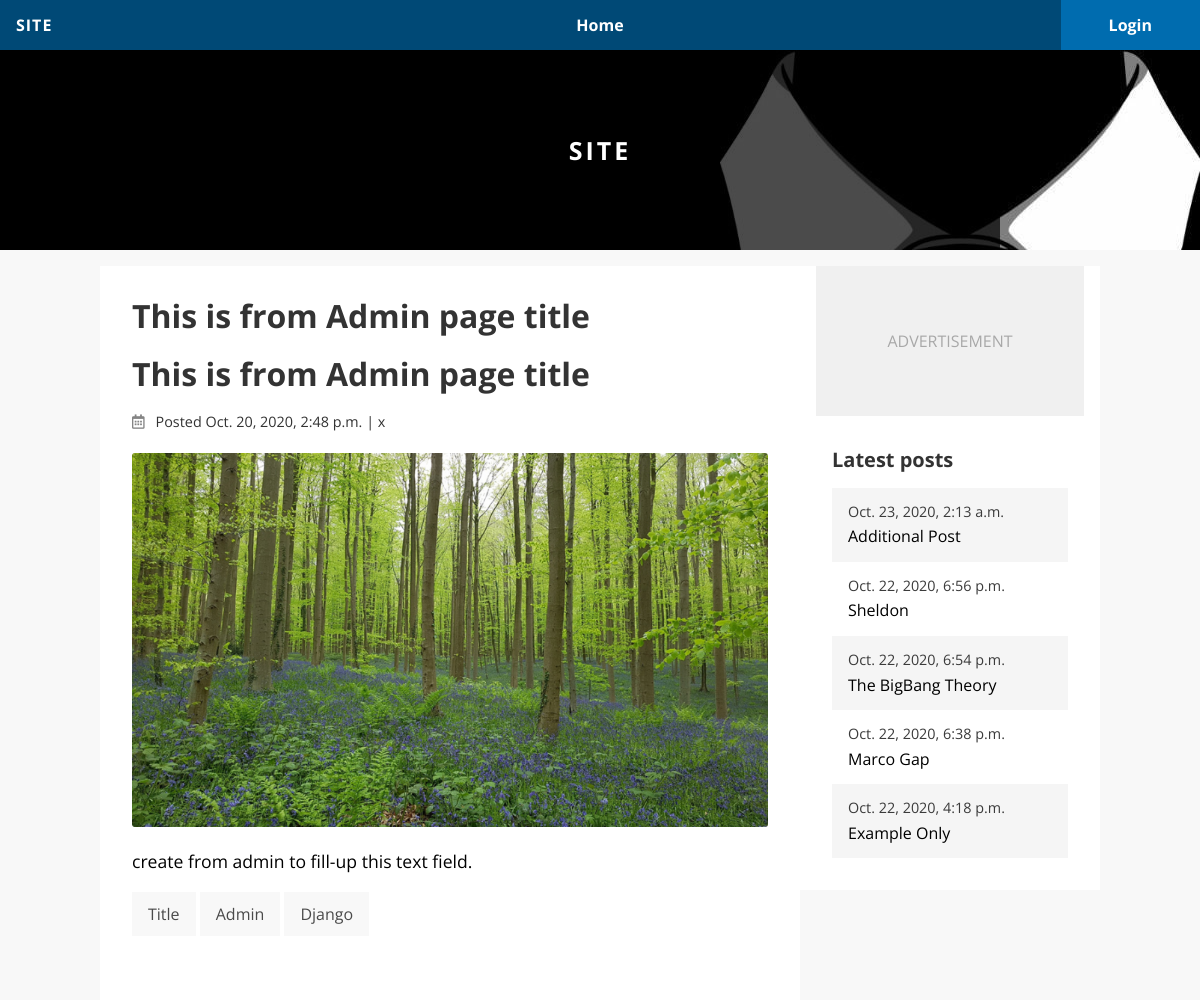
Screenshot of /blog/this-is-from-admin-page-title/ with the database file from the repository.
### blog/models.py (models this page shows, shortened)
class Post(models.Model):
	title	= models.CharField(default='', max_length=255)
	body	= models.TextField(default='', blank=True)
	slug 	= models.SlugField(default='',
								blank = True,
								max_length = 255)
	date	= models.DateTimeField(auto_now_add = True,
									null = True)
	updated	= models.DateTimeField(auto_now = True,
									null = True)
	author	= models.ForeignKey(User,
								null = True,
								blank = True,
								on_delete = models.CASCADE)
	tags 	= TaggableManager()
	image 	= models.ImageField(default='',
								blank=True,
								upload_to='images')
	image_thumbnail	= ImageSpecField(source='image',
									processors=[ResizeToFill(700, 150)],
									format='JPEG',
									options={'quality': 60
									})
	test_field = models.TextField(default='',
									blank=True)
	def __str__(self):
		return self.title
	def get_absolute_url(self):
		return reverse('blog:detail',
						args = [str(self.slug)])

### blog/views.py (the view)
# urls.py: path('<slug:slug>/', views.detail, name = 'detail'),
def detail(request, slug = None):
	post = get_object_or_404(Post, slug = slug)
	return render(request, 'blog/detail.html',
					{'section' : 'blog_detail',
					 'post' : post,
					 })

### blog/context_processors.py (called while the page is built)
def latest_posts(request):
	posts = Post.objects.filter().order_by('-date')[:5]
	return {'latest_posts': posts}

### templates/blog/detail.html
{% extends 'base.html' %}
{% block title %} <h1> {{ post }}  </h1> {% endblock %}
{% block content %}
	{% include 'blog/_post.html' with post=post %}
{% endblock %}

### templates/base.html (shortened to what this page needs)
<!DOCTYPE html>
{% load static %}
<html lang = "en">
<head>
	<link rel="stylesheet" href="https://use.fontawesome.com/releases/v5.8.2/css/all.css">
	<link rel="stylesheet"
		href="{% static 'css/base.css' %}">
</head>
<body>
	<div class="header">
	<div class="header-top">
		<div class="header-brand">
			Site
		</div>
		<ul class="header-menu">
			<li class="header-menu-li">
				<a class="header-menu-a "
				 href="{% url 'home' %}">Home</a>
			</li>
		</ul>
		<div class="header-account">
			{% if not user.is_authenticated %}
				<a class="header-account-a" href="{% url 'account_login' %}">Login</a>
			{% else %}
				<a class="header-acount-a" href="{% url 'account_logout' %}">Logout</a>
			{% endif %}
		</div>
	</div>
	<div class="header-bottom"> <div class="header-bottom-content"> Site </div> </div>
	<div class="main">
		<div class="content">
			{% block title %} {% endblock %}
			{% block content %} Some default content {% endblock %}
		</div>
		<div class="sidebar">
			<div class="sidebar-ad">
				Advertisement
			</div>
				{% include 'blog/_post_list.html' with heading='Latest posts' %}
	</div>
</div>
</body>
</html>

### templates/blog/_post.html (shortened to what this page needs)
<div class="post">
	{% if section == 'blog_detail' %}
		<h1 class="post-title">{{ post }}</h1>
	{% else %}
		<a href="{{ post.get_absolute_url }}">
			<h2 class="post-title"> {{ post }} </h2>
		</a>
	{% endif %}
	<div class="post-meta">
		<i class="post-date-icon far fa-calendar-alt post-date-icon"></i>
		<span class="post-date-value">Posted {{ post.date }}</span> |
				<span class="post-author"> {{ post.author }} </span>
 	</div>
 	{% if post.image %}
 		<img class="post-image" src="{{ post.image_thumbnail.url }}">
 	{% endif %}
 	<div class="post-body">
 		{% if section == 'blog_detail' %}
 			{{ post.body|linebreaks }}
 		{% else %}
 			{{ post.body|truncatechars:300|linebreaks }}
 		{% endif %}
 	</div>
 	<div class="post-tags">
 		{% for tag in post.tags.all %}
 			<a class="post-tags-tag"
 			href="{% url 'blog:posts_by_tag' tag.slug %}"> {{ tag }} </a>
 		{% endfor %}
 	</div>
</div>

### templates/blog/_post_list.html
<div class="post-list">
	<h2 class="post-list-heading">{{ heading }}</h2>
	{% for post in latest_posts %}
		<a href="{{ post.get_absolute_url }}"
			class="post-list-link {% cycle 'odd' 'even' %}">
			<div class="post-list-date">{{ post.date }}</div>
			<div class="post-list-title">{{ post.title|truncatechars:20 }}</div>
		</a>
	{% endfor %}
</div>

### static/css/base.css (style rules this page uses)
html { line-height:1.15;-webkit-text-size-adjust:100% }
body { margin:0 }
h1 { font-size:2em;margin:0.67em 0 }
a { background-color:transparent }
img { border-style:none }
* { box-sizing:border-box }
body { font-family:'Open Sans', sans-serif;padding-top:50px;background-color:#f8f8f8 }
html { overflow-y:scroll }
a { color:#000 }
p { line-height:1.5em }
h1,h2 { color:#333;margin-top:0 }
.header-top { height:50px;background-color:#004976;color:#fff;font-weight:bold;position:fixed;top:0;width:100%;line-height:50px }
.header-brand { text-transform:uppercase;position:absolute;left:1em;letter-spacing:1px }
.header-menu { margin:0;padding-left:0;text-align:center;list-style:none }
.header-menu-li { display:inline-block }
.header-menu-a { display:inline-block;color:#fff;text-decoration:none;height:50px;padding:0 1em }
.header-account { position:absolute;right:0;top:0;padding:0 3em;background-color:#006CAF }
.header-account-a { color:#fff;text-decoration:none }
.header-bottom { height:200px;background:url("../../static/images/header-bg.jpg") repeat-x;text-align:center }
.header-bottom-content { height:200px;width:800px;display:inline-block;background:rgba(0,0,0,0.7);line-height:200px;color:#fff;font-size:25px;font-weight:bold;text-transform:uppercase;letter-spacing:3px }
.main { margin:0 auto;width:1000px;padding-top:1em }
.content { width:70%;float:left;background-color:#fff;padding:2em }
.sidebar { width:30%;float:left;background-color:#fff;padding:2em }
.sidebar { width:30%;float:left;padding:0 1em 1em 1em }
.sidebar-ad { margin-bottom:1em;text-align:center;background-color:#F0F0F0;height:150px;line-height:150px;color:#A8A8A8;text-transform:uppercase }
.post { margin-bottom:2em }
.post-meta { color:#333;font-size:0.9em;margin-bottom:1.5em }
.post-date-icon { opacity:0.6;margin-right:0.5em }
.post-image { border-radius:3px;width:100% }
.post-body { line-height:1.5em;font-size:1.1em }
.post-tags { margin-bottom:1em }
.post-tags-tag { display:inline-block;background-color:#f8f8f8;padding:0.8em 1em;color:#4A4A4A;text-decoration:none }
.post-list { background-color:#fff;padding:1em }
.post-list-heading { font-size:20px;margin-top:0 }
.post-list-link { padding:1em;display:block;text-decoration:none }
.post-list-date { color:#3B3B3B;margin-bottom:0.5em;font-size:0.9em }
.post-list .odd { background-color:#F5F5F5 }

### rows the page displays
Post: title "This is from Admin page title", date "Oct. 20, 2020, 2:48 p.m.", author "x", image_thumbnail (picture), body "create from admin to fill-up this text field."
Tag: name "Title"
Tag: name "Admin"
Tag: name "Django"
Post: date "Oct. 23, 2020, 2:13 a.m.", title "Additional Post"
Post: date "Oct. 22, 2020, 6:56 p.m.", title "Sheldon"
Post: date "Oct. 22, 2020, 6:54 p.m.", title "The BigBang Theory"
Post: date "Oct. 22, 2020, 6:38 p.m.", title "Marco Gap"
Post: date "Oct. 22, 2020, 4:18 p.m.", title "Example Only"

### other values shown
{{ heading }} "Latest posts"
